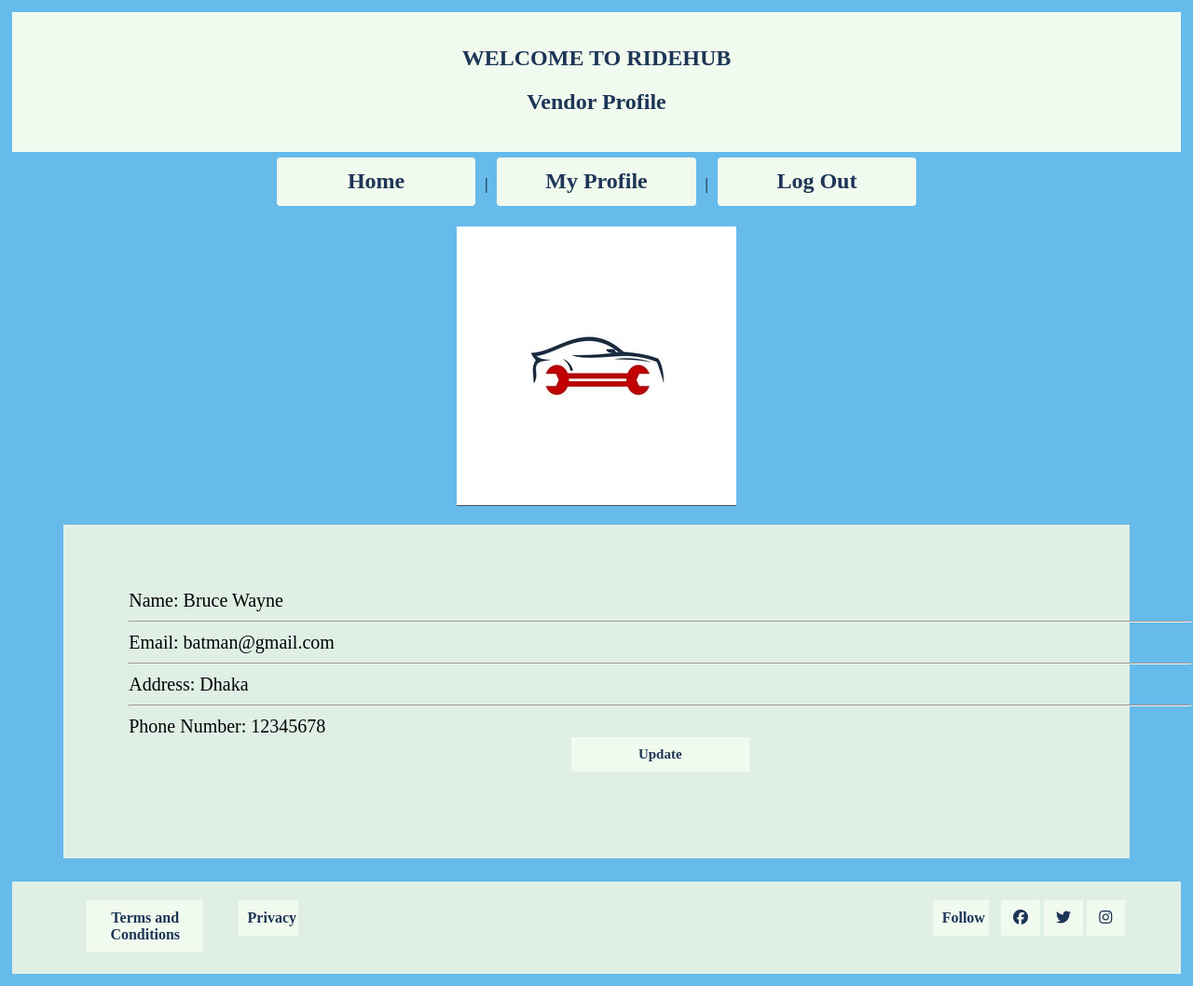
The app's page /view/VendorProfile.php (signed in) with its own data.
### tables this page shows
CREATE TABLE `vendor` (
  `vendor_id` int(11) NOT NULL,
  `name` varchar(128) DEFAULT NULL,
  `email` varchar(128) DEFAULT NULL,
  `password` varchar(128) DEFAULT NULL,
  `type` varchar(128) DEFAULT NULL,
  `phone` int(11) DEFAULT NULL,
  `address` varchar(128) DEFAULT NULL,
  `tradelicense` varchar(128) DEFAULT NULL
);

### View/VendorProfile.php (the view, shortened to what this page needs)
<?php
require('../control/ValidationLogin.php');
$email = $_SESSION["email"];
$connection = new db();
$conobj = $connection->OpenCon();
$userQuery = $connection->ShowAll($conobj, "Vendor", $email);
if ($userQuery->num_rows > 0) {
    while ($row = $userQuery->fetch_assoc()) {
        $name = $row['name'];
        $email = $row['email'];
        $address = $row['address'];
        $phone = $row['phone'];
    }
} else {
    echo "0 results";
}
?>
<!DOCTYPE html>
<html lang="en">
<head>
    <link rel="stylesheet" href="../css/mycss.css">
</head>
<body>
    <div class="header">
        <h1>Welcome To RideHub</h1>
        <h2>Vendor Profile</h2>
    </div>
    <nav>
        <a href="VendorHome.php">Home</a> |
        <a href="VendorProfile.php">My Profile</a> |
        <a href="logout.php">Log Out</a>
    </nav>
    <p><img src="Pictures/vendor.jpg" alt="Home"></p>
    <section class="pad-70 right">
        <div class="container">
            Name: <?php echo $name; ?>
            <hr>
            Email: <?php echo $email; ?>
            <hr>
            Address: <?php echo $address; ?>
            <hr>
            Phone Number: <?php echo $phone; ?>
            <br>
            <a href="UpdateVendor.php">Update </a>
        </div>
    </section>
    <footer>
        <div class="container footer-wrap">
            <div class="footer-left">
                <ul class="footer-menu">
                    <li><a href="">Terms and Conditions</a></li>
                    <li><a href="">Privacy</a></li>
                </ul>
            </div>
            <div class="footer-right">
                <ul class="footer-menu">
                    <li><a href="">Follow</a></li>
                    <li><a href=""><i class="fab fa-facebook"></i></a></li>
                    <li><a href=""><i class="fab fa-twitter"></i></a></li>
                    <li><a href=""><i class="fab fa-instagram"></i></a></li>
                </ul>
            </div>
        </div>
    </footer>
</body>
</html>

### css/mycss.css (style rules this page uses)
body { margin: 1%; background-color: #39a7e6c4; text-align: center; }
h1 { text-align: center; color:#1d3557; font-size: 150%; text-align: center; text-transform: uppercase; font-family: "Times New Roman", Times, serif; }
h2 { text-align: center; color:#1d3557; font-size: 150%; font-family: "Times New Roman", Times, serif; }
nav { text-align: center; }
nav a { display: inline-block; text-decoration: none; font-size: 150%; background-color: #f1faee; color: #1d3557; width: 15%; padding: 1%; border-radius: 4px; margin: 6px; }
section { margin: 0 auto; }
.container { width: 1140px; margin: 0 auto; }
.header { background-color: #f1faee; padding: 20px; text-align: center; }
.pad-70 { padding: 70px; }
.right { width: 80%; display: inline-block; font-size: 125%; background:#dfefe6; margin-bottom: 2%; text-align: left; font-family: "Times New Roman", Times, serif; }
a { display: block; background-color: #f1faee; color: #1d3557; text-align: center; padding: 10px 10px; text-decoration: none; margin: auto; margin-bottom: 2%; width: 15%; font-family: "Times New Roman", Times, serif; font-size: 15px; font-weight: 600; }
footer { background-color: #dfefe6; padding: 20px 0; }
.footer-menu { list-style-type: none; margin: 0; padding: 0; overflow: auto; }
.footer-menu li { float: left; margin-right: 10px; }
.footer-menu li a { width: 61%; font-size: medium; font-weight: bold; text-decoration: none; }
.footer-left { float: left; }
.footer-right { float: right; }
.footer-wrap { overflow: auto; }

### records on screen
vendor: name "Bruce Wayne", email "batman@gmail.com", address "Dhaka", phone "12345678"
